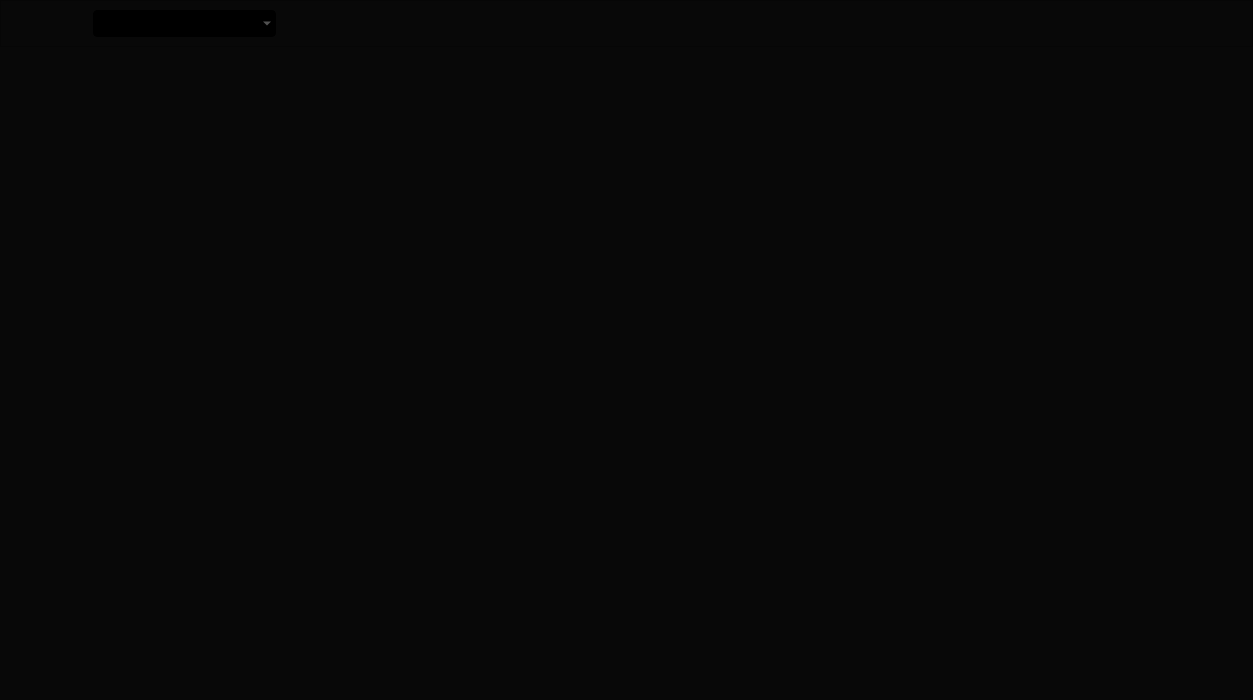
<?xml version="1.0" encoding="UTF-8"?>
<ui version="4.0">
 <class>DialogItemTablePanel</class>
 <widget class="QDialog" name="DialogItemTablePanel">
  <property name="geometry">
   <rect>
    <x>0</x>
    <y>0</y>
    <width>1253</width>
    <height>700</height>
   </rect>
  </property>
  <property name="font">
   <font>
    <family>Lucida Bright</family>
    <pointsize>14</pointsize>
    <weight>75</weight>
    <bold>true</bold>
   </font>
  </property>
  <property name="windowTitle">
   <string>Dialog</string>
  </property>
  <property name="styleSheet">
   <string notr="true">/*QWidget {
background-color: rgb(99,99,99); */
/*background-color: rgb(169,169,29); */
/*background-color: rgb(29,200,200); */
/*color: rgb(229,229,229); 
}*/

QPushButton {
background-color: rgb(129,129,129); 
color: rgb(229,229,229); 
border: 1px solid black;
border-radius: 4px;
}

QComboBox {
background-color: rgb(0,0,0); 
color: rgb(129,129,129); 
border: 1px solid black;
border-radius: 4px;
/*font: bold 14px;*/
/*font: bold 14px;*/
/*font-size: 16px*/
}

/*QPushButton:pressed {
    background-color: qlineargradient(spread:pad, x1:0, y1:0, x2:0, y2:1,   stop:0 rgba(60, 186, 162, 255), stop:1 rgba(98, 211, 162, 255))
}*/

/*QPushButton {
     background-color: #3cbaa2; 
     border: 1px solid black;
     border-radius: 4px;
}*/

/*QPushButton:disabled {
    background-color: rgb(170, 170, 127)
}*/

QFrame {
/*background-color: rgb(69,69,69); 
color: rgb(229,229,229); */

background-color: rgb(8,8,8); 
/*background-color: rgb(229,229,229); */
color: rgb(128,128,128); 
}

/*QWidget {
background-color: rgb(229,229,229); 
color: rgb(128,128,128); 
}*/

QLabel {
background-color: rgb(119,119,119); 
color: rgb(229,229,229); 

}

QTableView {
/*background-color: rgb(69,69,69); 
color: rgb(229,229,229); */

/*background-color: rgb(229,229,229); */
background-color: rgb(8,8,8); 
color: rgb(128,128,128); 

border: none;
/*border-color: rgb(229,229,229);*/
/*border: 1px outset rgb(128,128,128);*/

/*selection-background-color: qlineargradient(x1: 0, y1: 0, x2: 0.5, y2: 0.5, stop: 0 #FF92BB, stop: 1 white);*/

gridline-color: rgb(229,229,229);

}

/*QTableView::item
{
border: 2px outset rgb(128,128,128);
padding: 5px;
}*/

/*QTreeWidget {
background-color: qlineargradient(x1: 0, y1: 0, x2: 0, y2: 1, stop: 0 rgb(96,96,96), stop: 1 rgb(196,196,196));
color:rgb(232,232,232); 
border: 2px solid rgb(190,220,15);
border-radius: 8px;border-style:solid; 
}*/

</string>
  </property>
  <layout class="QVBoxLayout" name="verticalLayout" stretch="1,14">
   <property name="spacing">
    <number>0</number>
   </property>
   <property name="leftMargin">
    <number>0</number>
   </property>
   <property name="topMargin">
    <number>0</number>
   </property>
   <property name="rightMargin">
    <number>0</number>
   </property>
   <property name="bottomMargin">
    <number>0</number>
   </property>
   <item>
    <widget class="QFrame" name="frame">
     <property name="frameShape">
      <enum>QFrame::StyledPanel</enum>
     </property>
     <property name="frameShadow">
      <enum>QFrame::Raised</enum>
     </property>
     <layout class="QHBoxLayout" name="horizontalLayout" stretch="3,6,32">
      <property name="spacing">
       <number>0</number>
      </property>
      <property name="leftMargin">
       <number>0</number>
      </property>
      <property name="topMargin">
       <number>0</number>
      </property>
      <property name="rightMargin">
       <number>0</number>
      </property>
      <property name="bottomMargin">
       <number>0</number>
      </property>
      <item>
       <spacer name="horizontalSpacer_2">
        <property name="orientation">
         <enum>Qt::Horizontal</enum>
        </property>
        <property name="sizeHint" stdset="0">
         <size>
          <width>32</width>
          <height>26</height>
         </size>
        </property>
       </spacer>
      </item>
      <item>
       <widget class="QComboBox" name="modes">
        <property name="font">
         <font>
          <pointsize>14</pointsize>
          <weight>75</weight>
          <italic>false</italic>
          <bold>true</bold>
         </font>
        </property>
       </widget>
      </item>
      <item>
       <spacer name="horizontalSpacer">
        <property name="orientation">
         <enum>Qt::Horizontal</enum>
        </property>
        <property name="sizeHint" stdset="0">
         <size>
          <width>40</width>
          <height>20</height>
         </size>
        </property>
       </spacer>
      </item>
     </layout>
    </widget>
   </item>
   <item>
    <widget class="QTableView" name="tableView"/>
   </item>
  </layout>
 </widget>
 <resources/>
 <connections/>
</ui>
